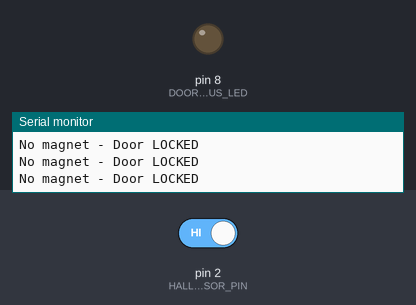
Bench run of a sketch on a simulated Arduino Uno, built with avr-gcc and run on an emulated ATmega328P. Parts: output pins drawn as LEDs (lit = HIGH), the last lines printed to the serial monitor. The inputs (shaded band) are chosen by the test bench; at power-on: pin 2 (HALL_SENSOR_PIN) HIGH.

Above: at 1.4 s.
1.5 s: pin 2 (HALL_SENSOR_PIN) driven LOW
At 2.7 s:
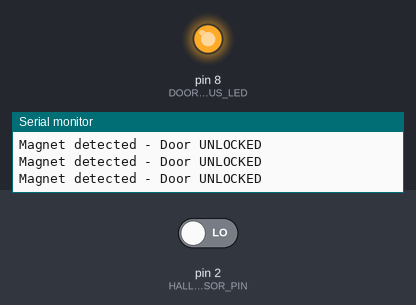
3.0 s: pin 2 (HALL_SENSOR_PIN) driven HIGH
At 3.9 s:
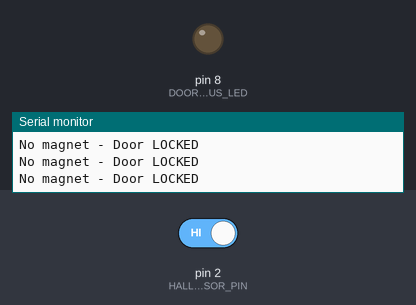
Timing chart, 0 to 6.0 s (numbered marks = the images above; inputs shaded):
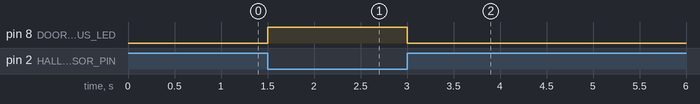

The sketch:

door_lock.ino.ino
```cpp
#define HALL_SENSOR_PIN 2   // Hall sensor input pin
#define DOOR_STATUS_LED 8   // Simulated door lock with LED

void setup() {
  pinMode(HALL_SENSOR_PIN, INPUT);
  pinMode(DOOR_STATUS_LED, OUTPUT);
  Serial.begin(9600);
  digitalWrite(DOOR_STATUS_LED, LOW);  // Initially door is locked
}

void loop() {
  int magneticField = digitalRead(HALL_SENSOR_PIN);

  if (magneticField == LOW) {  // Magnet detected
    digitalWrite(DOOR_STATUS_LED, HIGH);  // Unlock (LED ON)
    Serial.println("Magnet detected - Door UNLOCKED");
  } else {
    digitalWrite(DOOR_STATUS_LED, LOW);   // Lock (LED OFF)
    Serial.println("No magnet - Door LOCKED");
  }

  delay(300);
}
```

Measured:
- after the input at 1.5 s, pin 8 (DOOR_STATUS_LED): LOW → HIGH at once
- after the input at 3.0 s, pin 8 (DOOR_STATUS_LED): HIGH → LOW at once
